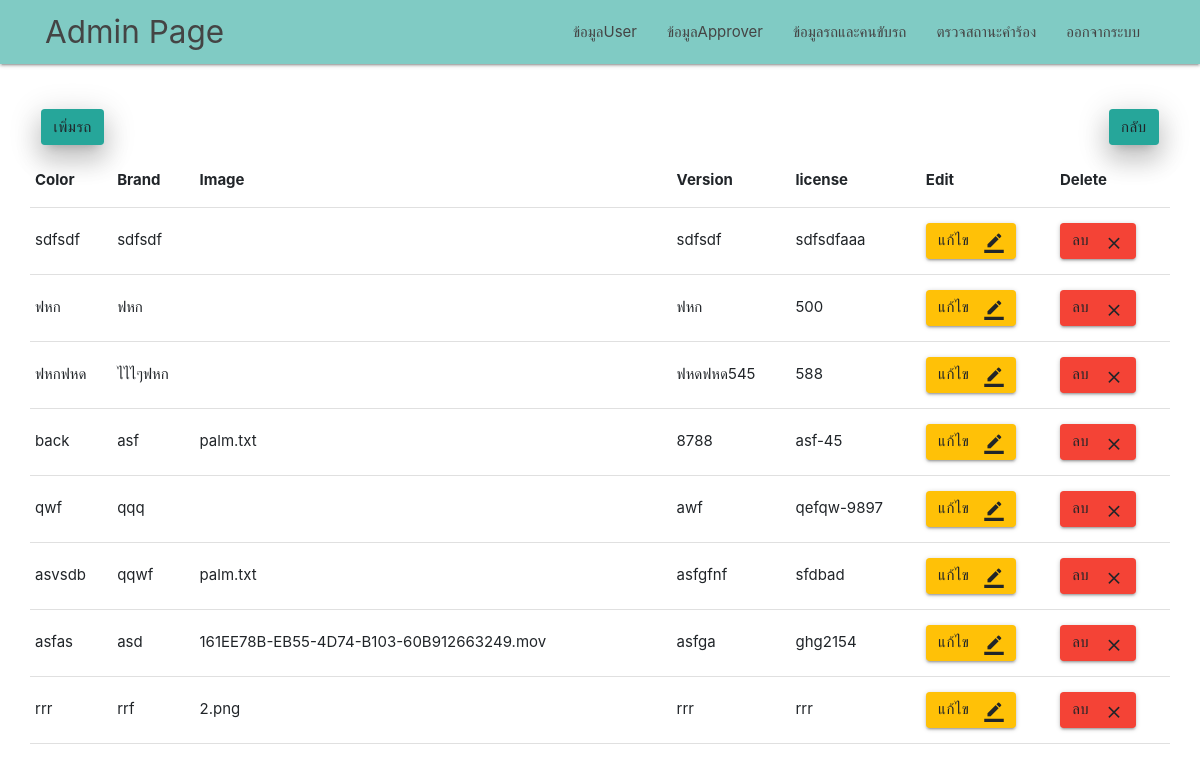
The app's page /admin/show_car.php (signed in) with its own data.
### tables this page shows
CREATE TABLE `car` (
  `id` int(11) NOT NULL,
  `driver_id` int(11) DEFAULT NULL,
  `color` text NOT NULL,
  `brand` text NOT NULL,
  `image` text NOT NULL,
  `version` text NOT NULL,
  `license` text NOT NULL
);

### admin/show_car.php (the view, shortened to what this page needs)
<?php
require './../server.php';
$sql = "SELECT color,brand,image,version,license FROM car";
$result = mysqli_query($connect, $sql);
?>
<!DOCTYPE html>
<html lang="en">
<head>
    <link href="../css/materialize.css" type="text/css" rel="stylesheet" media="screen,projection" />
    <link href="../css/style.css" type="text/css" rel="stylesheet" media="screen,projection" />
    <link rel="stylesheet" href="https://stackpath.bootstrapcdn.com/bootstrap/4.3.1/css/bootstrap.min.css">
</head>
<body>
    <nav class="teal lighten-3" role="navigation">
        <div class="nav-wrapper container">
            <a id="logo-container" href="admin_page.php" class="brand-logo">Admin Page</a>
            <ul class="right hide-on-med-and-down">
                <li><a href="show_user.php">ข้อมูลUser</a></li>
                <li><a href="show_approver.php">ข้อมูลApprover</a></li>
                <li><a href="show_driver_car.php">ข้อมูลรถและคนขับรถ</a></li>
                <li><a href="#">ตรวจสถานะคำร้อง</a></li>
                <li><a href="../login.php">ออกจากระบบ</a></li>
            </ul>
        </div>
    </nav>
    <div class="container">
        <div class="row">
            <div class="col 6">
                <br><br>
                <div style="text-align:left">
                <a href="form_add_car.php" class="btn waves-effect waves-light teal lighten-1 z-depth-4">เพิ่มรถ</a>
                </div>
            </div>
            <div class="col 6">
                <br><br>
                <div style="text-align:right">
                    <a href="show_driver_car.php" class="btn waves-effect waves-light teal lighten-1 z-depth-4">กลับ</a>
                </div>
            </div>
            <br><br><br><br>
            <table class="responsive-table">
                <thead>
                    <tr>
                        <th>Color</th>
                        <th>Brand</th>
                        <th>Image</th>
                        <th>Version</th>
                        <th>license</th>
                        <th>Edit</th>
                        <th>Delete</th>
                    </tr>
                </thead>
                <tbody>
                    <?php while ($row = mysqli_fetch_array($result)) {  ?>
                        <tr>
                            <td><?php echo $row['color'] ?></td>
                            <td><?php echo $row['brand'] ?></td>
                            <td><?php echo $row['image'] ?></td>
                            <td><?php echo $row['version'] ?></td>
                            <td><?php echo $row['license'] ?></td>
                            <td>
                            <a href="form_edit_car.php?user=<?php echo base64_encode($row['license']) ?>&?!@#^!=<?php echo base64_encode("ASFEBHRWHRYNRaefgqwm98456") ?>">
                                    <button type="submit" class="btn amber darken-4-effect amber darken-4-light">แก้ไข
                                        <i class="material-icons right">border_color</i>
                                    </button>
                                </a>
                            </td>
                            <td>
                                <a>
                                    <button id="lob" type="submit" form="ee" class="btn red accent-4-effect red accent-4-light">ลบ
                                        <i class="material-icons right">close</i>
                                    </button>
                                </a>
                            </td>
                        </tr>
                    <?php } ?>
                </tbody>
            </table>
        </div>
    </div>
</body>
</html>

### css/style.css (style rules this page uses)
nav ul a, nav .brand-logo { color: #444; }

### records on screen
car: color "sdfsdf", brand "sdfsdf", version "sdfsdf", license "sdfsdfaaa"
car: color "ฟหก", brand "ฟหก", version "ฟหก", license "500"
car: color "ฟหกฟหด", brand "ไไไๆฟหก", version "ฟหดฟหด545", license "588"
car: color "back", brand "asf", image "palm.txt", version "8788", license "asf-45"
car: color "qwf", brand "qqq", version "awf", license "qefqw-9897"
car: color "asvsdb", brand "qqwf", image "palm.txt", version "asfgfnf", license "sfdbad"
car: color "asfas", brand "asd", image "161EE78B-EB55-4D74-B103-60B912663249.mov", version "asfga", license "ghg2154"
car: color "rrr", brand "rrf", image "2.png", version "rrr", license "rrr"
